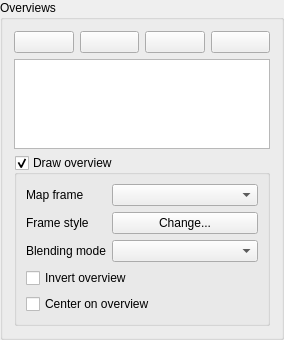
        <widget class="QgsCollapsibleGroupBoxBasic" name="mOverviewsGroupBox">
         <property name="focusPolicy">
          <enum>Qt::StrongFocus</enum>
         </property>
         <property name="title">
          <string>Overviews</string>
         </property>
         <property name="syncGroup" stdset="0">
          <string notr="true">composeritem</string>
         </property>
         <property name="collapsed" stdset="0">
          <bool>true</bool>
         </property>
         <layout class="QVBoxLayout" name="verticalLayout">
          <item>
           <layout class="QHBoxLayout" name="horizontalLayout_9">
            <item>
             <widget class="QPushButton" name="mAddOverviewPushButton">
              <property name="toolTip">
               <string>Add a new overview</string>
              </property>
              <property name="text">
               <string/>
              </property>
              <property name="icon">
               <iconset>
                <normaloff>:/images/themes/default/symbologyAdd.svg</normaloff>:/images/themes/default/symbologyAdd.svg</iconset>
              </property>
             </widget>
            </item>
            <item>
             <widget class="QPushButton" name="mRemoveOverviewPushButton">
              <property name="toolTip">
               <string>Remove selected overview</string>
              </property>
              <property name="text">
               <string/>
              </property>
              <property name="icon">
               <iconset>
                <normaloff>:/images/themes/default/symbologyRemove.svg</normaloff>:/images/themes/default/symbologyRemove.svg</iconset>
              </property>
             </widget>
            </item>
            <item>
             <widget class="QPushButton" name="mOverviewUpButton">
              <property name="toolTip">
               <string>Move selected overview up</string>
              </property>
              <property name="text">
               <string/>
              </property>
              <property name="icon">
               <iconset>
                <normaloff>:/images/themes/default/symbologyUp.svg</normaloff>:/images/themes/default/symbologyUp.svg</iconset>
              </property>
             </widget>
            </item>
            <item>
             <widget class="QPushButton" name="mOverviewDownButton">
              <property name="toolTip">
               <string>Move selected overview down</string>
              </property>
              <property name="text">
               <string/>
              </property>
              <property name="icon">
               <iconset>
                <normaloff>:/images/themes/default/symbologyDown.svg</normaloff>:/images/themes/default/symbologyDown.svg</iconset>
              </property>
             </widget>
            </item>
           </layout>
          </item>
          <item>
           <widget class="QListWidget" name="mOverviewListWidget">
            <property name="sizePolicy">
             <sizepolicy hsizetype="Expanding" vsizetype="Expanding">
              <horstretch>0</horstretch>
              <verstretch>0</verstretch>
             </sizepolicy>
            </property>
            <property name="maximumSize">
             <size>
              <width>16777215</width>
              <height>90</height>
             </size>
            </property>
           </widget>
          </item>
          <item>
           <widget class="QgsCollapsibleGroupBoxBasic" name="mOverviewCheckBox">
            <property name="title">
             <string>Draw overview</string>
            </property>
            <property name="checkable">
             <bool>true</bool>
            </property>
            <property name="checked">
             <bool>true</bool>
            </property>
            <property name="syncGroup" stdset="0">
             <string notr="true">composermapoverview</string>
            </property>
            <property name="collapsed" stdset="0">
             <bool>false</bool>
            </property>
            <layout class="QGridLayout" name="gridLayout_8" columnstretch="0,1">
             <item row="0" column="0">
              <widget class="QLabel" name="mOverviewFrameMapLabel">
               <property name="text">
                <string>Map frame</string>
               </property>
              </widget>
             </item>
             <item row="0" column="1">
              <widget class="QComboBox" name="mOverviewFrameMapComboBox"/>
             </item>
             <item row="1" column="0">
              <widget class="QLabel" name="mOverviewFrameStyleLabel">
               <property name="text">
                <string>Frame style</string>
               </property>
              </widget>
             </item>
             <item row="1" column="1">
              <widget class="QPushButton" name="mOverviewFrameStyleButton">
               <property name="text">
                <string>Change...</string>
               </property>
              </widget>
             </item>
             <item row="2" column="0">
              <widget class="QLabel" name="mOverviewBlendModeLabel">
               <property name="text">
                <string>Blending mode</string>
               </property>
              </widget>
             </item>
             <item row="2" column="1">
              <widget class="QgsBlendModeComboBox" name="mOverviewBlendModeComboBox"/>
             </item>
             <item row="3" column="0" colspan="2">
              <widget class="QCheckBox" name="mOverviewInvertCheckbox">
               <property name="text">
                <string>Invert overview</string>
               </property>
              </widget>
             </item>
             <item row="4" column="0" colspan="2">
              <widget class="QCheckBox" name="mOverviewCenterCheckbox">
               <property name="text">
                <string>Center on overview</string>
               </property>
              </widget>
             </item>
            </layout>
           </widget>
          </item>
         </layout>
        </widget>
